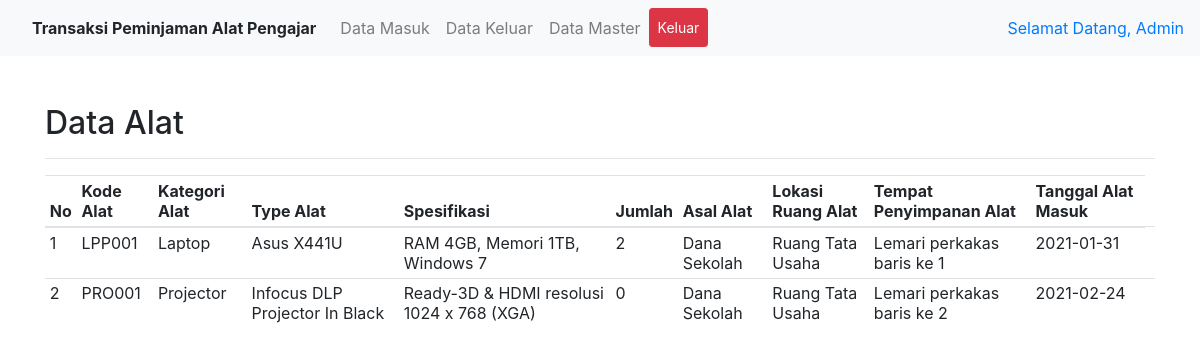
Page /kepsek/index.php (signed in) on the committed database.
### tables this page shows
CREATE TABLE `barang` (
  `id_barang` int(11) NOT NULL,
  `id_user` int(11) NOT NULL,
  `spesifikasi` text NOT NULL,
  `jumlah` varchar(20) NOT NULL,
  `asal_barang` text NOT NULL,
  `nama_barang` varchar(50) NOT NULL,
  `tgl_regis` date NOT NULL DEFAULT current_timestamp(),
  `lokasi` varchar(100) NOT NULL,
  `tempat` varchar(100) NOT NULL,
  `kd_jenis` varchar(20) NOT NULL,
  `kategori_barang` varchar(20) NOT NULL
);

### kepsek/index.php (called while the page is built, shortened)
<?php
require_once '../config/db.php';
$sql = "SELECT * FROM barang";
$query = $conn->query($sql);
$data_barang  = $query->fetch_all(MYSQLI_ASSOC);
$no = 1;
require_once 'includes/header.php';
require_once 'includes/barang.php';
require_once 'includes/footer.php';

### kepsek/includes/barang.php (the view, shortened to what this page needs)
<div class="container mt-5">
  <h2>Data Alat</h2>
  <hr>
  <table class="table table-sm mt-3">
    <thead>
      <tr>
        <th>No</th>
        <th>Kode Alat</th>
        <th>Kategori Alat</th>
        <th>Type Alat</th>
        <th>Spesifikasi</th>
        <th>Jumlah</th>
        <th>Asal Alat</th>
        <th>Lokasi Ruang Alat</th>
        <th>Tempat Penyimpanan Alat</th>
        <th>Tanggal Alat Masuk</th>
      </tr>
    </thead>
    <tbody>
      <?php foreach($data_barang as $barang): ?>
      <tr>
        <td><?= $no++;?></td>
        <td><?= $barang['kd_jenis']; ?>
        <td><?= $barang['kategori_barang']; ?>
        <td><?= $barang['nama_barang']; ?>
        <td><?= $barang['spesifikasi']; ?>
        <td><?= $barang['jumlah']; ?>
        <td><?= $barang['asal_barang']; ?>
        <td><?= $barang['lokasi']; ?>
        <td><?= $barang['tempat']; ?>
        <td><?= $barang['tgl_regis']; ?>
        <td>
      <?php endforeach; ?>
    </tbody>
  </table>
</div>

### kepsek/includes/header.php (shortened to what this page needs)
<html>
<head>
 <link rel="stylesheet" href="https://stackpath.bootstrapcdn.com/bootstrap/4.4.1/css/bootstrap.min.css">
</head>
<body>
 <nav class="navbar navbar-expand-lg navbar-light bg-light">
  <div class="collapse navbar-collapse" id="navbarNav">
   <ul class="navbar-nav">
    <li class="nav navbar">
     <b>Transaksi Peminjaman Alat Pengajar</b>
    </li>
    <li class="nav-item">
     <a class="nav-link" href="../kepsek/data-barang.php">Data Masuk</a>
    </li>
    <li class="nav-item">
     <a class="nav-link" href="../kepsek/data-peminjaman.php">Data Keluar</a>
    </li>
    <li class="nav-item">
     <a class="nav-link" href="../kepsek/data-master.php">Data Master</a>
    </li>
    <li class="nav-item">
     <a class="nav-link btn btn-danger btn-sm text-white" href="logout.php">Keluar</a>
    </li>
   </ul>
 </div>
   <ul class="nav navbar-nav navbar-right">
              <li class="dropdown">
                  <a href="#"  data-toggle="dropdown" role="button" aria-haspopup="true" aria-expanded="false">Selamat Datang, <?php echo $_SESSION['name']; ?></b></a>
              </li>
          </ul>
 </nav>

### kepsek/includes/footer.php (shortened to what this page needs)
</body>
</html>

### rows in the picture
barang: kd_jenis "LPP001", kategori_barang "Laptop", nama_barang "Asus X441U", spesifikasi "RAM 4GB, Memori 1TB, Windows 7", jumlah "2", asal_barang "Dana Sekolah", lokasi "Ruang Tata Usaha", tempat "Lemari perkakas baris ke 1", tgl_regis "2021-01-31"
barang: kd_jenis "PRO001", kategori_barang "Projector", nama_barang "Infocus DLP Projector In Black", spesifikasi "Ready-3D & HDMI resolusi 1024 x 768 (XGA)", jumlah "0", asal_barang "Dana Sekolah", lokasi "Ruang Tata Usaha", tempat "Lemari perkakas baris ke 2", tgl_regis "2021-02-24"

### other values in the picture
$_SESSION['name'] "Admin"
